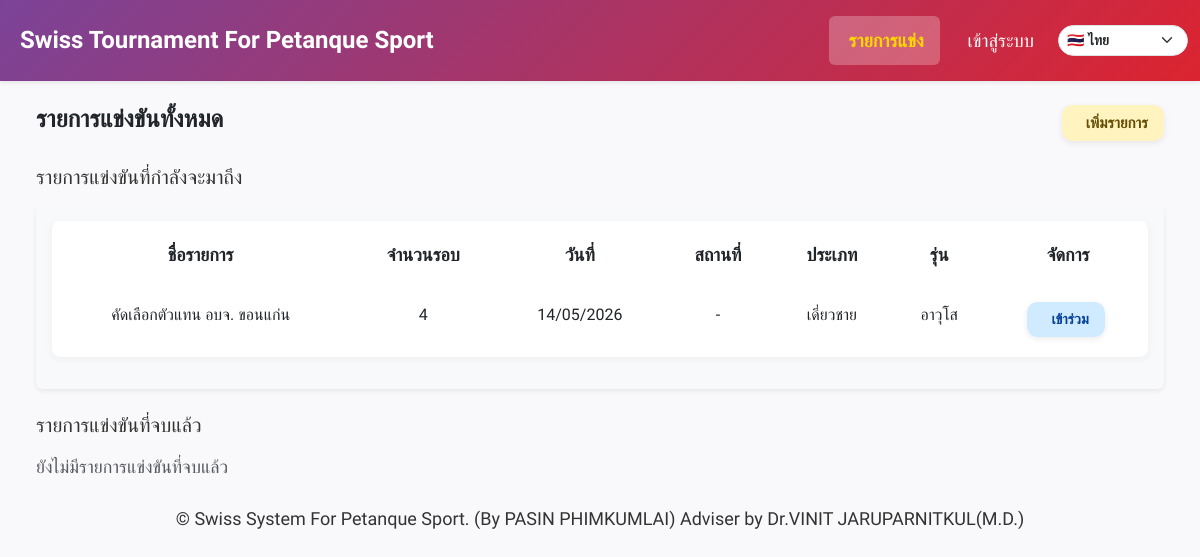
Before: / with the older database file.
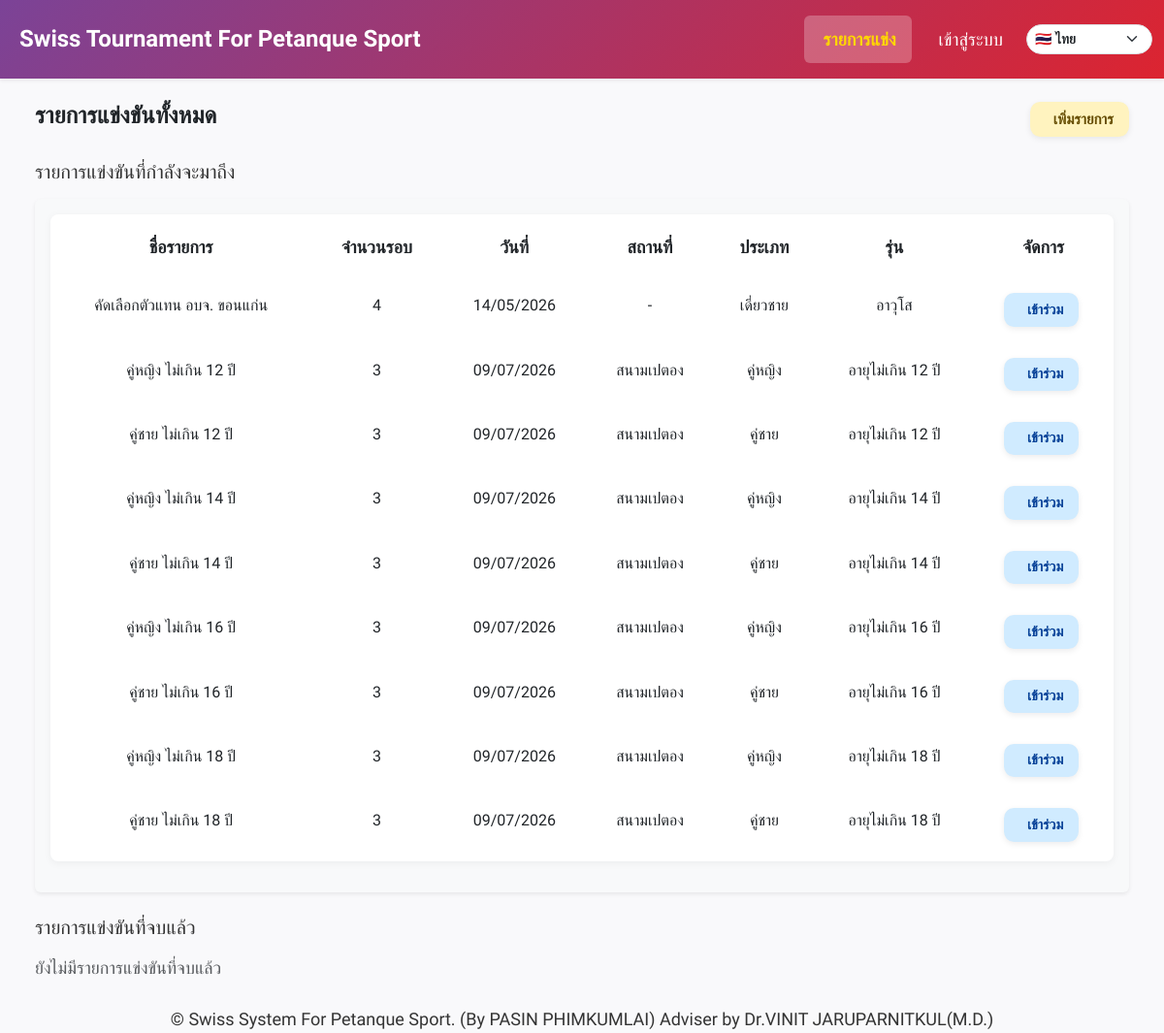
After: the same page with the newer database file.
### models.py (models this page shows)
class Event(db.Model):
    __tablename__ = "events"
    __table_args__ = (
        Index("ix_events_date_id", "date", "id"),
        Index("ix_events_created_at", "created_at"),
    )
    id = db.Column(db.Integer, primary_key=True)
    name = db.Column(db.String(100), nullable=False)
    location = db.Column(db.String(100))
    category = db.Column(db.String(50))
    sex = db.Column(db.String(50))
    age_group = db.Column(db.String(50))
    rounds = db.Column(db.Integer)
    current_round = db.Column(db.Integer, default=1)
    date = db.Column(db.Date, nullable=True)
    auto_field_enabled = db.Column(db.Boolean, default=False)
    field_prefix = db.Column(db.String(10), default='')  # เช่น 'A', ''
    field_start = db.Column(db.Integer, default=1)
    field_max = db.Column(db.Integer, default=16)
    field_exclude = db.Column(db.String, default='')  # เช่น '3,7,11
    logo_filename = db.Column(db.Text)  # เก็บเป็น JSON list
    created_at = db.Column(db.DateTime, server_default=text('CURRENT_TIMESTAMP'), nullable=True)
    creator_id = db.Column(db.Integer, db.ForeignKey("users.id"), nullable=False)
    teams = db.relationship("Team", backref="event", cascade="all, delete-orphan", lazy=True)
    matches = db.relationship("Match", backref="event", cascade="all, delete-orphan", lazy=True)

### app.py (the view)
@app.route("/")
def index():
    today = date.today()
    all_events = Event.query.order_by(Event.date.desc()).all()
    upcoming_events = []
    finished_events_by_year = defaultdict(list)
    for event in all_events:
        latest_round = db.session.query(db.func.max(Match.round)).filter(Match.event_id == event.id).scalar()
        matches = Match.query.filter_by(event_id=event.id, round=latest_round).all()
        is_finished = all(m.is_locked for m in matches) if matches else False
        if not is_finished:
            upcoming_events.append(event)
        else:
            finished_events_by_year[(event.date.year if event.date else 0)].append(event)
    finished_events_by_year = dict(sorted(finished_events_by_year.items(), reverse=True))
    return render_template(
        "index.html",
        upcoming_events=sorted(upcoming_events, key=lambda e: e.date or date.max),
        finished_events_by_year=finished_events_by_year,
        events=upcoming_events + [e for year in finished_events_by_year.values() for e in year]  # รวมรายการทั้งหมด
    )

### app.py (called while the page is built)
def get_current_lang():
    lang = request.args.get("lang") or session.get("lang") or "th"
    if lang not in SUPPORTED_LANGS:
        lang = "th"
    session["lang"] = lang
    return lang

@app.context_processor
def inject_i18n():
    lang = get_current_lang()
    return {
        "current_lang": lang,
        "supported_langs": SUPPORTED_LANGS,
        "text_translations": TEXT_TRANSLATIONS,
        "t": lambda key: translate(key, lang),
    }

@app.after_request
def live_report_public_headers(response):
    response.headers.setdefault("Access-Control-Allow-Origin", "*")
    response.headers.setdefault("Access-Control-Allow-Headers", "Content-Type, Authorization")
    response.headers.setdefault("Access-Control-Allow-Methods", "GET, OPTIONS")
    response.headers.pop("X-Frame-Options", None)
    response.headers.setdefault("Content-Security-Policy", "frame-ancestors *")
    return response

### i18n.py (called while the page is built)
def translate(key, lang="th"):
    table = TRANSLATIONS.get(key, {})
    return table.get(lang) or table.get("th") or key

### templates/index.html (shortened to what this page needs)
{% extends "base.html" %}
{% block content %}
<div class="container-fluid my-4">
  <div class="d-flex justify-content-between align-items-center mb-4">
    <h4 class="fw-semibold">รายการแข่งขันทั้งหมด</h4>
    <div class="d-flex flex-wrap gap-2 justify-content-end">
      <button class="btn btn-yellow btn-custom" data-bs-toggle="modal" data-bs-target="#addEventModal">
         เพิ่มรายการ
      </button>
    </div>
  </div>
  <h5 class="mb-3">รายการแข่งขันที่กำลังจะมาถึง</h5>
  <div class="table-responsive bg-light p-3 rounded shadow-sm mb-4">
    <table class="table table-borderless table-custom">
      <thead>
        <tr>
          <th>ชื่อรายการ</th>
          <th>จำนวนรอบ</th>
          <th>วันที่</th>
          <th>สถานที่</th>
          <th>ประเภท</th>
          <th>รุ่น</th>
          <th>จัดการ</th>
        </tr>
      </thead>
      <tbody>
        {% for event in upcoming_events %}
        <tr>
          <td data-label="ชื่อรายการ" class="text-center">{{ event.name }}</td>
          <td data-label="จำนวนรอบ" class="text-center">{{ event.rounds }}</td>
          <td data-label="วันที่" class="text-center">{{ event.date.strftime('%d/%m/%Y') if event.date else '-' }}</td>
          <td data-label="สถานที่" class="text-center">{{ event.location or '-' }}</td>
          <td data-label="ประเภท" class="text-center">{{ event.category or '-' }}{{ event.sex or '-' }}</td>
          <td data-label="รุ่น" class="text-center">{{ event.age_group or '-' }}</td>
          <td data-label="จัดการ" class="text-center">
            <a href="{{ url_for('event_detail', event_id=event.id) }}" class="btn btn-blue btn-custom me-1">
               เข้าร่วม
            </a>
          </td>
        </tr>
        {% else %}
        <tr>
          <td colspan="7" class="text-center text-muted">ไม่มีรายการแข่งขันที่กำลังจะมาถึง</td>
        </tr>
        {% endfor %}
      </tbody>
    </table>
  </div>
  <h5 class="mb-3">รายการแข่งขันที่จบแล้ว</h5>
  {% if finished_events_by_year %}
  {% for year, events_in_year in finished_events_by_year.items() %}
  <h6 class="mt-4">{{ year }}</h6>
  <div class="table-responsive bg-light p-3 rounded shadow-sm mb-4">
    <table class="table table-borderless table-custom">
      <thead>
        <tr>
          <th>ชื่อรายการ</th>
          <th>จำนวนรอบ</th>
          <th>วันที่</th>
          <th>สถานที่</th>
          <th>ประเภท</th>
          <th>เพศ</th>
          <th>รุ่น</th>
          <th>จัดการ</th>
        </tr>
      </thead>
      <tbody>
        {% for event in events_in_year %}
        <tr>
          <td data-label="ชื่อรายการ" class="text-center">{{ event.name }}</td>
          <td data-label="จำนวนรอบ" class="text-center">{{ event.rounds }}</td>
          <td data-label="วันที่" class="text-center">{{ event.date.strftime('%d/%m/%Y') if event.date else '-' }}</td>
          <td data-label="สถานที่" class="text-center">{{ event.location or '-' }}</td>
          <td data-label="ประเภท" class="text-center">{{ event.category or '-' }}</td>
          <td data-label="เพศ" class="text-center">{{ event.sex or '-' }}</td>
          <td data-label="รุ่น" class="text-center">{{ event.age_group or '-' }}</td>
          <td data-label="จัดการ" class="text-center">
            <a href="{{ url_for('event_detail', event_id=event.id) }}" class="btn btn-blue btn-custom me-1">
              <i class="bi bi-box-arrow-in-right"></i> ดูผล
            </a>
            {% if current_user.is_authenticated and current_user.role in ['admin', 'superadmin'] %}
            <a href="{{ url_for('edit_event', event_id=event.id) }}" class="btn btn-green btn-custom me-1">
              <i class="bi bi-pencil-square"></i> แก้ไข
            </a>
            <a href="{{ url_for('delete_event', event_id=event.id) }}" class="btn btn-red btn-custom"
              onclick="return confirm('คุณแน่ใจว่าต้องการลบรายการนี้หรือไม่?')">
              <i class="bi bi-trash"></i> ลบ
            </a>
            {% endif %}
          </td>
        </tr>
        {% endfor %}
      </tbody>
    </table>
  </div>
  {% endfor %}
  {% else %}
  <p class="text-muted">ยังไม่มีรายการแข่งขันที่จบแล้ว</p>
  {% endif %}
</div>
<body>
  <footer class="text-center">
    &copy; {{ current_year }} Swiss System For Petanque Sport. (By PASIN PHIMKUMLAI) Adviser by Dr.VINIT
    JARUPARNITKUL(M.D.)
  </footer>
</body>
{% endblock %}

### templates/base.html (shortened to what this page needs)
<!DOCTYPE html>
<html lang="{{ current_lang|default('th') }}">
<head>
  <link href="https://cdn.jsdelivr.net/npm/bootstrap@5.3.0/dist/css/bootstrap.min.css" rel="stylesheet" />
  <link rel="stylesheet" href="{{ url_for('static', filename='css/style.css') }}" />
</head>
<body>
 <nav class="navbar navbar-expand-lg navbar-dark navbar-custom shadow-sm py-3">
  <div class="container-fluid d-flex">
    <a class="navbar-brand d-flex align-items-center gap-2 fw-bold" href="{{ url_for('index') }}">
       Swiss Tournament For Petanque Sport
    </a>
    <div class="collapse navbar-collapse" id="navbarNav">
      <ul class="navbar-nav gap-2 ms-auto">
        <li class="nav-item">
          <a class="nav-link px-3 rounded {% if request.endpoint == 'index' %}active{% endif %}"
            href="{{ url_for('index') }}">
             {{ t('events') }}
          </a>
        </li>
        {% if current_user.is_authenticated %}
        <li class="nav-item">
          <a class="nav-link px-3 rounded" href="{{ url_for('logout') }}">
            <i class="bi bi-box-arrow-right me-1"></i> {{ t('logout') }}
          </a>
        </li>
        {% else %}
        <li class="nav-item">
          <a class="nav-link px-3 rounded {% if request.endpoint == 'login' %}active{% endif %}"
            href="{{ url_for('login') }}">
             {{ t('login') }}
          </a>
        </li>
        {% endif %}
        <li class="nav-item d-flex align-items-center">
          <select class="form-select form-select-sm language-switcher"
                  aria-label="{{ t('language') }}"
                  onchange="window.location.href=this.value">
            {% for code, meta in supported_langs.items() %}
            <option value="{{ url_for('set_language', lang=code, next=request.full_path) }}"
                    {% if code == current_lang %}selected{% endif %}>
              {{ meta.flag }} {{ meta.label }}
            </option>
            {% endfor %}
          </select>
        </li>
      </ul>
    </div>
  </div>
</nav>
  <div class="container-fluid px-3 px-sm-4">
    {% block content %}{% endblock %}
  </div>
</body>
</html>

### static/css/style.css (style rules this page uses)
button.btn, .btn { font-family: "Prompt", "Segoe UI", sans-serif; font-weight: 600; font-size: 0.95rem; padding: 0.4rem 1rem; border-radius: 0.65rem; display: inline-flex; align-items: center; justify-content: center; gap: 0.5rem; transition: all 0.25s ease; text-transform: none; box-shadow: 0 2px 6px rgba(0, 0, 0, 0.08); border: none; cursor: pointer; }
.btn-yellow { background: #fff3bf; color: #664d03; }
.btn-blue { background: #d0ebff; color: #084298; }

### templates/base.html (style rules this page uses)
.navbar-custom { background: linear-gradient(135deg, #7b4397, #dc2430); box-shadow: 0 6px 12px rgba(0, 0, 0, 0.2); }
.navbar { font-size: 1.15rem; padding-top: 1rem; padding-bottom: 1rem; }
.navbar-brand { font-size: 1.5rem; }
.navbar-custom .nav-link { color: #fff !important; transition: background-color 0.3s ease, color 0.3s ease; padding: 0.6rem 1rem; font-weight: 500; }
.navbar-custom .nav-link.active { background-color: rgba(255, 255, 255, 0.25); color: #ffd700 !important; font-weight: 600; border-radius: 0.5rem; }
.language-switcher { min-width: 130px; border-radius: 999px; font-weight: 600; }

### templates/index.html (style rules this page uses)
body { font-family: 'Prompt', 'Segoe UI', sans-serif; font-size: clamp(14px, 1.5vw, 18px); line-height: 1.6; color: #333; background-color: #f9f9fb; padding: 0; margin: 0; }
h2, h3, h4, .modal-title { font-weight: 700; color: #212529; font-size: clamp(1.25rem, 2vw, 2rem); }
.table-custom { border-collapse: separate !important; border-spacing: 0 0.5rem; width: 100%; background-color: #fff; box-shadow: 0 2px 8px rgba(0, 0, 0, 0.05); border-radius: 0.5rem; overflow: hidden; }
.table-custom thead tr { background: #343a40; color: #fff; text-transform: uppercase; }
.table-custom thead th { padding: 0.75rem 1rem; border: none; text-align: center; }
.table-custom tbody tr { background: #fff; transition: background 0.3s ease; }
.table-custom tbody td { padding: 0.75rem 1rem; word-break: break-word; overflow-wrap: break-word; white-space: normal; text-align: left; max-width: 100%; font-size: 1rem; }
.btn-custom { font-size: 0.9rem; border-radius: 0.65rem; padding: 0.4rem 1rem; font-weight: 600; display: inline-flex; align-items: center; gap: 0.5rem; transition: all 0.25s ease; }
.btn-yellow { background: #fff3bf; color: #664d03; }
.btn-blue { background: #d0ebff; color: #084298; }
.table-responsive { overflow-x: auto; max-width: 100%; background: #f8f9fa; padding: 1rem; border-radius: 0.75rem; margin-bottom: 2rem; }

Changed rows visible on the page:
added Event: name "คู่หญิง ไม่เกิน 12 ปี", rounds "3", date "09/07/2026", location "สนามเปตอง", category "คู่", sex "หญิง", age_group "อายุไม่เกิน 12 ปี"
added Event: name "คู่ชาย ไม่เกิน 12 ปี", rounds "3", date "09/07/2026", location "สนามเปตอง", category "คู่", sex "ชาย", age_group "อายุไม่เกิน 12 ปี"
added Event: name "คู่หญิง ไม่เกิน 14 ปี", rounds "3", date "09/07/2026", location "สนามเปตอง", category "คู่", sex "หญิง", age_group "อายุไม่เกิน 14 ปี"
added Event: name "คู่ชาย ไม่เกิน 14 ปี", rounds "3", date "09/07/2026", location "สนามเปตอง", category "คู่", sex "ชาย", age_group "อายุไม่เกิน 14 ปี"
added Event: name "คู่หญิง ไม่เกิน 16 ปี", rounds "3", date "09/07/2026", location "สนามเปตอง", category "คู่", sex "หญิง", age_group "อายุไม่เกิน 16 ปี"
added Event: name "คู่ชาย ไม่เกิน 16 ปี", rounds "3", date "09/07/2026", location "สนามเปตอง", category "คู่", sex "ชาย", age_group "อายุไม่เกิน 16 ปี"
added Event: name "คู่หญิง ไม่เกิน 18 ปี", rounds "3", date "09/07/2026", location "สนามเปตอง", category "คู่", sex "หญิง", age_group "อายุไม่เกิน 18 ปี"
added Event: name "คู่ชาย ไม่เกิน 18 ปี", rounds "3", date "09/07/2026", location "สนามเปตอง", category "คู่", sex "ชาย", age_group "อายุไม่เกิน 18 ปี"
